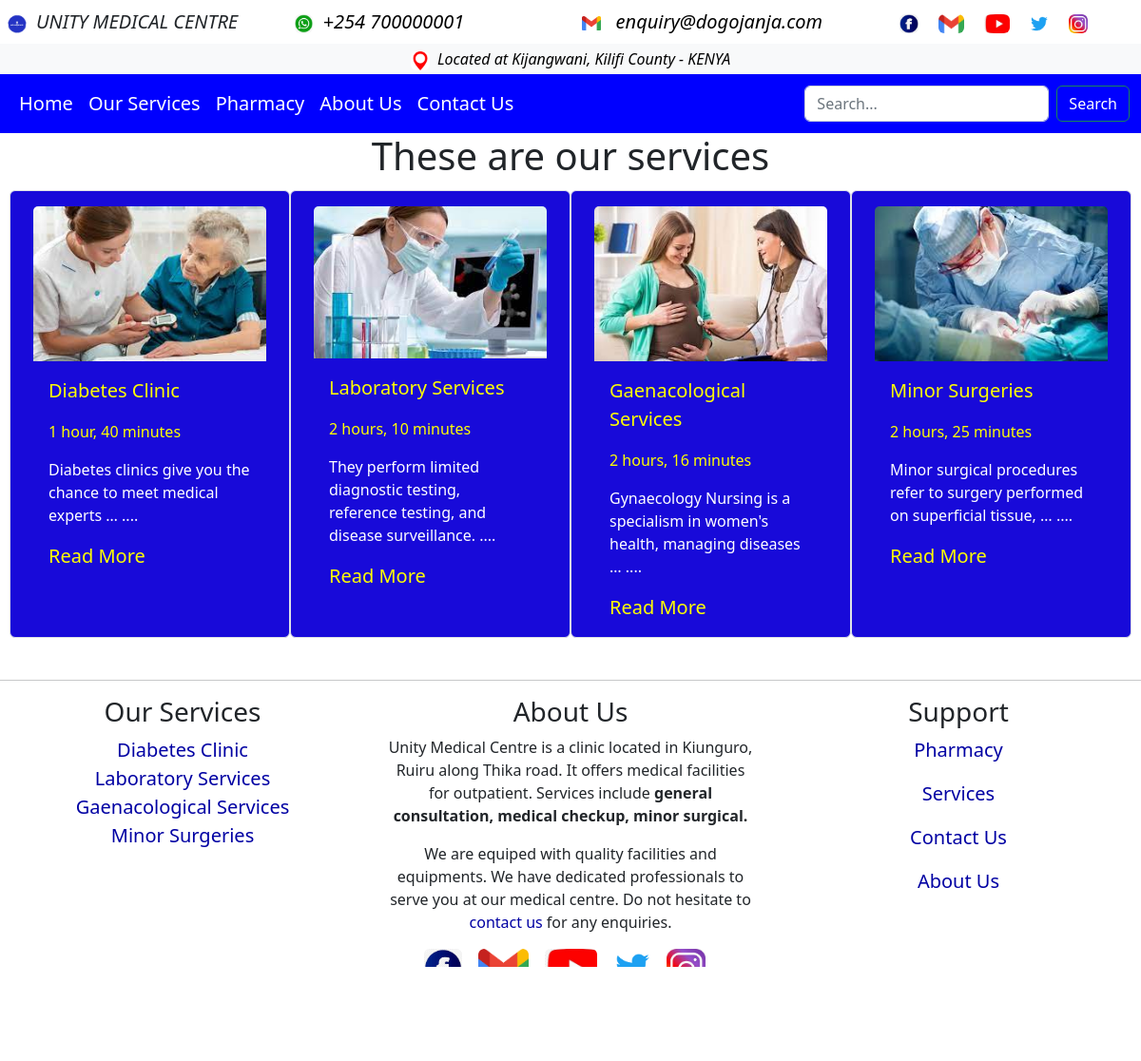
Page /services/ on the committed database.
### unitymed/models.py (models this page shows, shortened)
class SocialMediaLinks(models.Model):
    title = models.CharField(max_length=150)
    date = models.DateTimeField(auto_now_add=True)
    link = models.CharField(max_length=3000)
    image_url = models.TextField(blank=True)
    alt = models.CharField(max_length=100)
    image = models.ImageField(upload_to='media/', blank=True, null=True)
    class Meta:
        verbose_name_plural = 'Socila Media Links'

class Service(models.Model):
    title = models.CharField(max_length=100, unique=True)
    slug = models.CharField(max_length=150, unique=True)
    body = models.TextField(max_length=10000)
    keywords = models.TextField(max_length=1000)
    description = models.TextField(max_length=1000)
    image = models.ImageField(null=True, blank=True, upload_to="media/")
    date = models.DateTimeField(auto_now_add=True)
    class Meta:
        ordering = ['-date']

### unitymed/views.py (the view)
# urls.py: path('services/', views.services, name='services'),
def services(request):
    services = Service.objects.all()
    media_links = SocialMediaLinks.objects.all()
    return render(request, 'unitymed/services.html', {'services':services, 'media_links':media_links})

### unitymed/templates/unitymed/services.html (shortened to what this page needs)
{% load humanize %}
<!DOCTYPE html>
<html lang="en">
<head>
<link href="https://cdn.jsdelivr.net/npm/bootstrap@5.2.1/dist/css/bootstrap.min.css" rel="stylesheet">
</head>
<body>
{% include 'unitymed/navbar.html' %}
<h1 class="text-center">These are our services</h1>
<div class="container p-1">
<div class="row gx-5">
  {% for service in services %}
  <div class="col-sm-3 card border"  style="background-color:rgb(24, 10, 217);">
    <a class="text-decoration-none" href="{% url 'service-detail' service.slug %}">
      <img class="card-img-top" src="{{ service.image.url }}" alt="service">
      <div class="card-body" style="color:white">
        <p class="fs-5" style="color:yellow">{{ service.title }}</p>
        <p style="color:yellow">{{ service.date | timesince }}</p>
        <p class="card-text" style="color:white">{{ service.description |truncatewords_html:10 |safe }} ....</p>
        <p class="card-text fs-5" style="color:yellow">Read More</p>
      </div>
    </a>
    </div>
 {% endfor %}
 <br>
</div>
</div>
{% include 'unitymed/footer.html' %}
</body>
</html>

### unitymed/templates/unitymed/navbar.html (shortened to what this page needs)
<div>
  <div class="row fs-5 p-2">
    <div class="col-sm-3"><i><img src="/media/media/logo.png" class="rounded" style="vertical-align: middle;" height="20" alt="UMC"/>&nbsp;&nbsp;UNITY MEDICAL CENTRE</i></div>
    <div class="col-sm-3"><i><img src="/media/media/whatsapp.png" class="rounded" style="vertical-align: middle;" height="20" alt=""/>&nbsp;&nbsp;<a class="text-decoration-none" target="_blank" style="color:black;" href="https://api.whatsapp.com/send?phone=254700000001">+254 700000001</a></i></div>
    <div class="col-sm-3"><i><img src="/media/media/email.png" height="15" alt=""/> <a class="text-decoration-none" style="color:black;" href="mailto:enquiry@dogojanja.com">&nbsp;&nbsp;enquiry@dogojanja.com</a></i></div>
    <div class="col-sm-3 text-center">
      {% for item in media_links %}
      <i><a class="text-decoration-none" target="_blank" style="color:black;" href="{{ item.link }}">
      {% if item.image %}
         <img src="{{item.image.url}}" class="rounded" style="vertical-align: middle;" height="20" alt="{{item.alt}}"/>
      {% else %}
         <img src="{{item.image_url}}" class="rounded" style="vertical-align: middle;" height="20" alt="{{item.alt}}"/>
      {% endif %}
     </a></i>&nbsp;&nbsp;
      {% endfor %}
    </div>
  </div>
</div>
<div class="p-1 text-center bg-light">
  <a class="text-decoration-none" style="color:black;" target="_blank" href="https://www.bing.com/maps?FORM=Z9LH2&cp=-3.781251%7E39.832098&lvl=21.0&style=h"><i><img src="/media/media/map.png" class="rounded" style="vertical-align: middle;" height="20" alt="map"/>&nbsp;&nbsp;Located at Kijangwani, Kilifi County - KENYA</i></a>
</div>
<nav class="navbar navbar-expand-lg navbar-light fs-5" style="background-color:blue">
    <div class="container-fluid">
      <div class="collapse navbar-collapse" id="navbarSupportedContent">
        <ul class="navbar-nav me-auto mb-2 mb-lg-0">
          <li class="nav-item">
            <a class="nav-link active" aria-current="page" style="color:white" href="{% url 'index' %}">Home</a>
          </li>
          <li class="nav-item">
            <a class="nav-link active" aria-current="page" style="color:white" href="{% url 'services' %}">Our Services</a>
          </li>
          <li class="nav-item">
            <a class="nav-link" style="color:white" href="{% url 'pharmacy' %}" tabindex="-1" aria-disabled="true">Pharmacy</a>
          </li>
          <li class="nav-item">
            <a class="nav-link" style="color:white" href="{% url 'about' %}">About Us</a>
        </li>
        <li class="nav-item">
            <a class="nav-link" style="color:white" href="{% url 'contact' %}">Contact Us</a>
          </li>
        </ul>
        <form class="d-flex" method="GET" action="{% url 'search' %}">
          <input class="form-control me-2" type="search" name="q" placeholder="Search..." aria-label="Search">
          <button class="btn btn-outline-success" style="color:white" type="submit">Search</button>
        </form>
      </div>
    </div>
  </nav>

### unitymed/templates/unitymed/footer.html
<br>
<hr>
<div class="row">
    <div class="col-sm-4 text-center fs-5">
        <h3>Our Services</h3>
      <ul class="list-unstyled">
        {% for service in services %}
        <li><a style="color:#0000A3" class="text-decoration-none" onMouseOver="this.style.color='#000000'"
            onMouseOut="this.style.color='#0000A3'" href="{% url 'service-detail' service.slug %}">{{service.title}}</a></li>
        {% endfor %}
     </ul>
    </div>
    <div class="col-sm-4 text-center">
        <h3>About Us</h3>
        <p>Unity Medical Centre is a clinic located in Kiunguro, Ruiru along Thika road.
            It offers medical facilities for outpatient. Services include <strong>general consultation,
            medical checkup, minor surgical.</strong>
         </p>
         <p>
            We are equiped with quality facilities and equipments.
            We have dedicated professionals to serve you at our medical centre. Do not hesitate to
            <a style="color:#0000A3" class="text-decoration-none" onMouseOver="this.style.color='#000000'"
            onMouseOut="this.style.color='#0000A3'" href="{% url 'contact' %}">contact us</a>
            for any enquiries.
        </p>
    </div>
    <div class="col-sm-4 text-center fs-5">
        <h3>Support</h3>
        <ul class="list-unstyled">
          <li><a style="color:#0000A3" class="text-decoration-none" onMouseOver="this.style.color='#000000'"
              onMouseOut="this.style.color='#0000A3'" href="{% url 'pharmacy' %}">Pharmacy</a></li>
       </ul>
       <ul class="list-unstyled">
        <li><a style="color:#0000A3" class="text-decoration-none" onMouseOver="this.style.color='#000000'"
            onMouseOut="this.style.color='#0000A3'" href="{% url 'services' %}">Services</a></li>
     </ul>
     <ul class="list-unstyled">
        <li><a style="color:#0000A3" class="text-decoration-none" onMouseOver="this.style.color='#000000'"
            onMouseOut="this.style.color='#0000A3'" href="{% url 'contact' %}">Contact Us</a></li>
     </ul>
     <ul class="list-unstyled">
        <li><a style="color:#0000A3" class="text-decoration-none" onMouseOver="this.style.color='#000000'"
            onMouseOut="this.style.color='#0000A3'" href="{% url 'about' %}">About Us</a></li>
     </ul>
    </div>
</div>
<div class="container">
   <div class="text-center">
     {% for item in media_links %}
     <i><a class="text-decoration-none" target="_blank" style="color:black;" href="{{ item.link }}">
     {% if item.image %}
        <img src="{{item.image.url}}" class="rounded" style="vertical-align: middle;" height="40" alt="{{item.alt}}"/>
     {% else %}
        <img src="{{item.image_url}}" class="rounded" style="vertical-align: middle;" height="40" alt="{{item.alt}}"/>
     {% endif %}
    </a></i>&nbsp;&nbsp;
     {% endfor %}
   </div>
    <br>
    <div class="copyright text-center fs-5">
      &copy; Copyright 2023 <strong><span>unity medical clinic</span></strong>. All Rights Reserved
    </div>
    <br>
  </div>

### rows in the picture
SocialMediaLinks: image_url (picture)
SocialMediaLinks: image_url (picture)
SocialMediaLinks: image_url (picture)
SocialMediaLinks: image_url (picture)
SocialMediaLinks: image_url (picture)
Service: image (picture), title "Diabetes Clinic", date "1 hour, 40 minutes", description "Diabetes clinics give you the chance to meet medical experts …"
Service: image (picture), title "Laboratory Services", date "2 hours, 10 minutes", description "They perform limited diagnostic testing, reference testing, and disease surveillance."
Service: image (picture), title "Gaenacological Services", date "2 hours, 16 minutes", description "Gynaecology Nursing is a specialism in women's health, managing diseases …"
Service: image (picture), title "Minor Surgeries", date "2 hours, 25 minutes", description "Minor surgical procedures refer to surgery performed on superficial tissue, …"
